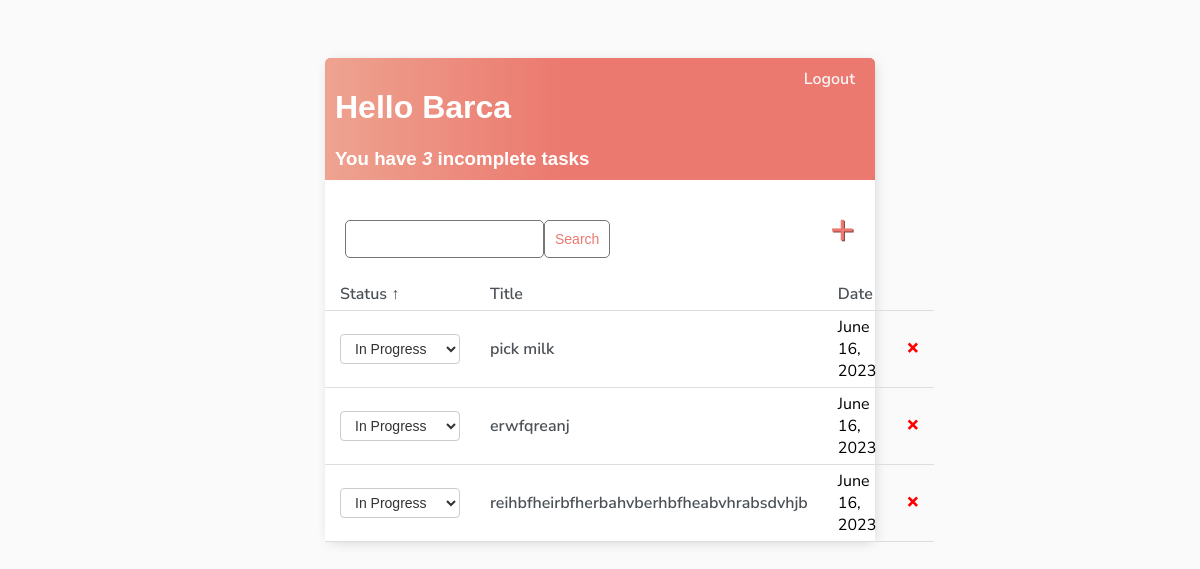
Before: / (signed in) with the older database file.
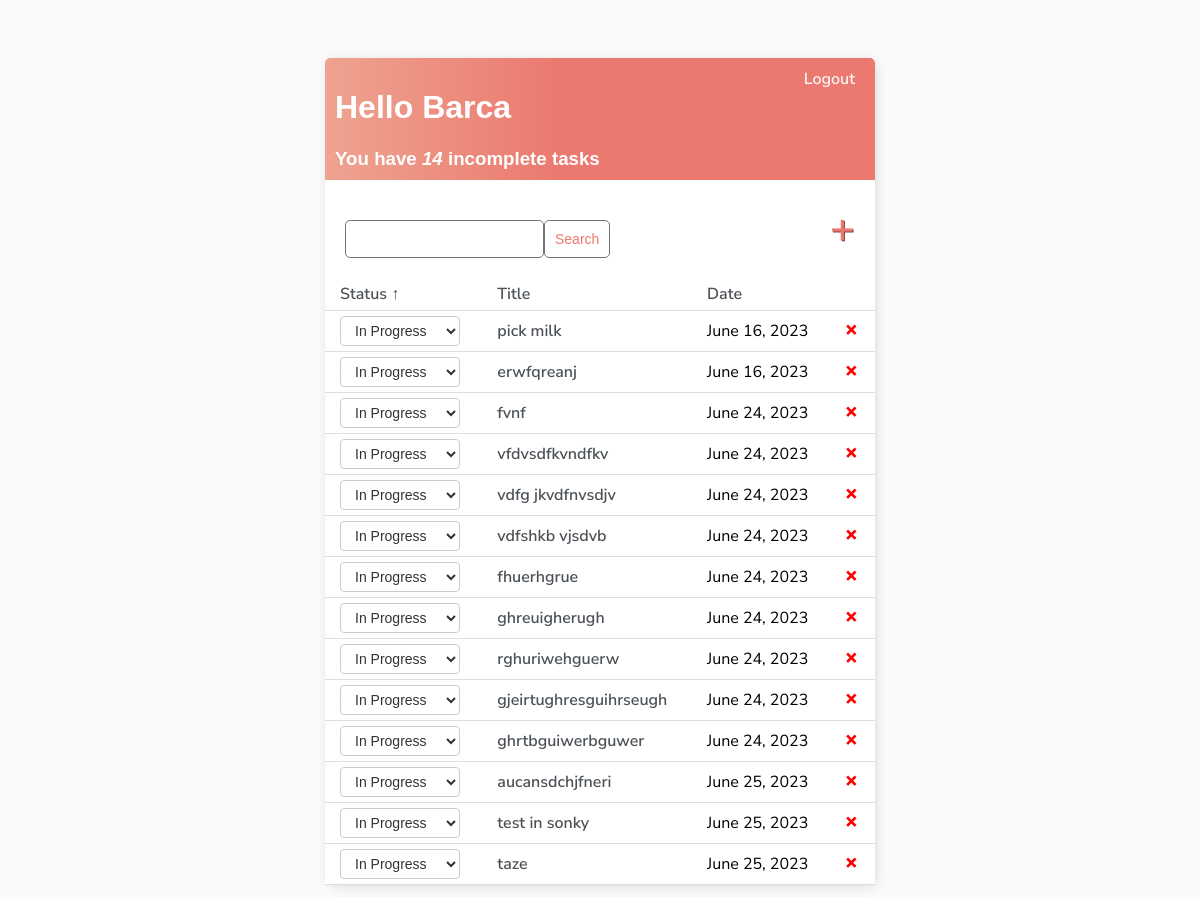
After: the same page with the newer database file.
### base/models.py (models this page shows)
class Task(models.Model):
    user = models.ForeignKey(User, on_delete=models.CASCADE, null=True, blank=True)
    title = models.CharField(max_length=30)
    description = models.TextField(null=True, blank=True)
    complete = models.BooleanField(default=False)
    created = models.DateTimeField(auto_now_add=True)
    def __str__(self):
        return self.title
    class Meta:
        ordering = ['complete']

### base/views.py (the view)
# urls.py: path('', TaskList.as_view(), name='tasks'),
class TaskList(LoginRequiredMixin, ListView):
    model = Task
    context_object_name = 'tasks'
    def get_context_data(self, *, object_list=None, **kwargs):
        context = super().get_context_data(**kwargs)
        context['tasks'] = context['tasks'].filter(user=self.request.user)
        context['count'] = context['tasks'].filter(complete=False).count()
        sort_by = self.request.GET.get('sort_by', 'complete')
        sort_order = self.request.GET.get('sort_order', 'asc')
        next_sort_order = 'desc' if sort_order == 'asc' else 'asc'
        context['sort_by'] = sort_by
        context['sort_order'] = sort_order
        context['next_sort_order'] = next_sort_order
        search_input = self.request.GET.get('search-area') or ''
        if search_input:
            context['tasks'] = context['tasks'].filter(title__startswith=search_input)
        context['search_input'] = search_input
        return context
    def get_queryset(self):
        sort_by = self.request.GET.get('sort_by', 'complete')
        sort_order = self.request.GET.get('sort_order', 'asc')
        queryset = super().get_queryset()
        if sort_by == 'title':
            queryset = queryset.order_by('title' if sort_order == 'asc' else '-title')
        elif sort_by == 'created':
            queryset = queryset.order_by('created' if sort_order == 'asc' else '-created')
        else:
            queryset = queryset.order_by('complete' if sort_order == 'asc' else '-complete')
        return queryset

### base/templates/base/task_list.html (shortened to what this page needs)
{% extends 'base/main.html' %}
{% block content %}
<div class="header-bar">
    <div>
        <h1>Hello {{request.user|title}}</h1>
        <h3 style="margin:0">
            You have <i>{{count}}</i> incomplete task{{ count|pluralize:"s" }}
        </h3>
    </div>
    {% if request.user.is_authenticated %}
    <a href="{% url 'logout' %}">Logout</a>
    {% else %}
    <a href="{% url 'login' %}">Login</a>
    {% endif %}
</div>
<div id="search-add-wrapper">
    <form action="" method="GET" style="margin-top:20px; display:flex;">
    <input type="text" name="search-area" value="{{search_input}}">
    <input class="button" type="submit" value="Search">
    </form>
    <a id="add-link" href="{% url 'task-create' %}">&#x2b;</a>
</div>
<table class="task-table">
    <thead>
        <tr>
             <th>
                <a href="{% url 'tasks' %}?sort_by=complete&sort_order={{ next_sort_order }}">
                    Status{% if sort_by == 'complete' %} {% if sort_order == 'asc' %}&uarr;{% else %}&darr;{% endif %}{% endif %}
                </a>
            </th>
            <th>
                <a href="{% url 'tasks' %}?sort_by=title&sort_order={{ next_sort_order }}">
                    Title{% if sort_by == 'title' %} {% if sort_order == 'asc' %}&uarr;{% else %}&darr;{% endif %}{% endif %}
                </a>
            </th>
            <th>
                <a href="{% url 'tasks' %}?sort_by=created&sort_order={{ next_sort_order }}">
                    Date{% if sort_by == 'created' %} {% if sort_order == 'asc' %}&uarr;{% else %}&darr;{% endif %}{% endif %}
                </a>
            </th>
            <th></th>
        </tr>
    </thead>
    <tbody>
        {% for task in tasks %}
            <tr>
                <td>
                    <form method="post" action="{% url 'task-status-update' %}">
                        <select name="status" onchange="this.form.submit()">
                            <option value="in-progress" {% if not task.complete %}selected{% endif %} class="in-progress">In Progress</option>
                        </select>
                    </form>
                </td>
                <td>
                    {% if task.complete %}
                        <s><a href="{% url 'task-update' task.id %}">{{task}}</a></s>
                    {% else %}
                        <a href="{% url 'task-update' task.id %}">{{task}}</a>
                    {% endif %}
                </td>
                <td>
                    {{ task.created|date:"F d, Y" }}
                </td>
                <td>
                    <a class="delete-link" href="{% url 'task-delete' task.id %}">&#215;</a>
                </td>
            </tr>
        {% empty %}
            <tr>
                <td colspan="3">No items in the list</td>
            </tr>
        {% endfor %}
    </tbody>
</table>
{% endblock content %}

Changed rows visible on the page:
removed Task: status "In Progress", title "reihbfheirbfherbahvberhbfheabvhrabsdvhjb", created "June 16, 2023"
added Task: status "In Progress", title "fvnf", created "June 24, 2023"
added Task: status "In Progress", title "vfdvsdfkvndfkv", created "June 24, 2023"
added Task: status "In Progress", title "vdfg jkvdfnvsdjv", created "June 24, 2023"
added Task: status "In Progress", title "vdfshkb vjsdvb", created "June 24, 2023"
added Task: status "In Progress", title "fhuerhgrue", created "June 24, 2023"
added Task: status "In Progress", title "ghreuigherugh", created "June 24, 2023"
added Task: status "In Progress", title "rghuriwehguerw", created "June 24, 2023"
added Task: status "In Progress", title "gjeirtughresguihrseugh", created "June 24, 2023"
added Task: status "In Progress", title "ghrtbguiwerbguwer", created "June 24, 2023"
added Task: status "In Progress", title "aucansdchjfneri", created "June 25, 2023"
added Task: status "In Progress", title "test in sonky", created "June 25, 2023"
added Task: status "In Progress", title "taze", created "June 25, 2023"
Other visible differences:
{{ count }}: "3" → "14"
